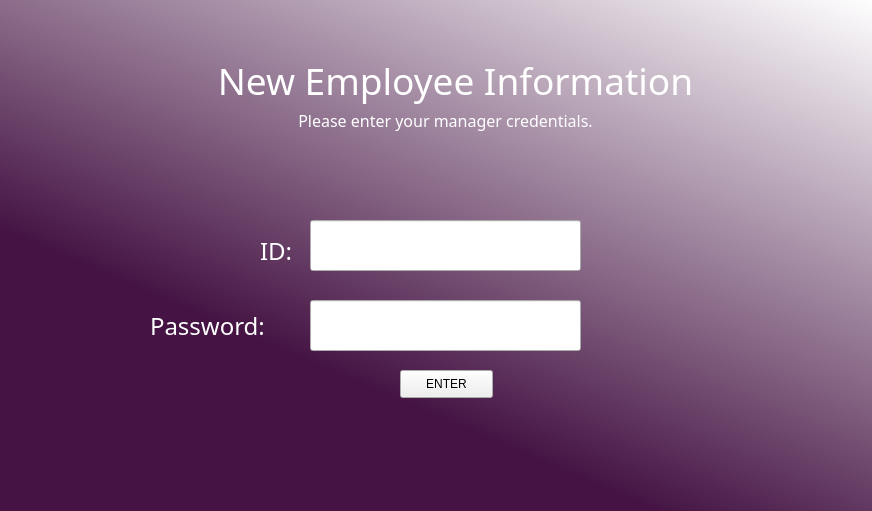
<?xml version="1.0" encoding="UTF-8"?>
<ui version="4.0">
 <class>MainWindow</class>
 <widget class="QMainWindow" name="MainWindow">
  <property name="geometry">
   <rect>
    <x>0</x>
    <y>0</y>
    <width>872</width>
    <height>511</height>
   </rect>
  </property>
  <property name="minimumSize">
   <size>
    <width>872</width>
    <height>511</height>
   </size>
  </property>
  <property name="maximumSize">
   <size>
    <width>872</width>
    <height>511</height>
   </size>
  </property>
  <property name="windowTitle">
   <string>MainWindow</string>
  </property>
  <property name="styleSheet">
   <string notr="true">QWidget#centralwidget{
background-color:qlineargradient(spread:pad, x1:0.435644, y1:0.767, x2:1, y2:0, stop:0 rgba(69, 20, 68, 255), stop:1 rgba(255, 255, 255, 255))}</string>
  </property>
  <widget class="QWidget" name="centralwidget">
   <widget class="QLabel" name="Header_Label">
    <property name="geometry">
     <rect>
      <x>50</x>
      <y>50</y>
      <width>811</width>
      <height>61</height>
     </rect>
    </property>
    <property name="font">
     <font>
      <family>Arial Rounded MT Bold</family>
      <pointsize>28</pointsize>
      <weight>50</weight>
      <bold>false</bold>
     </font>
    </property>
    <property name="styleSheet">
     <string notr="true">color: rgb(255, 255, 255);</string>
    </property>
    <property name="text">
     <string>New Employee Information</string>
    </property>
    <property name="alignment">
     <set>Qt::AlignCenter</set>
    </property>
   </widget>
   <widget class="QLineEdit" name="ID_input">
    <property name="geometry">
     <rect>
      <x>310</x>
      <y>220</y>
      <width>271</width>
      <height>51</height>
     </rect>
    </property>
    <property name="styleSheet">
     <string notr="true">font: 14pt &quot;MS Shell Dlg 2&quot;;</string>
    </property>
    <property name="text">
     <string/>
    </property>
   </widget>
   <widget class="QLineEdit" name="Password_input">
    <property name="geometry">
     <rect>
      <x>310</x>
      <y>300</y>
      <width>271</width>
      <height>51</height>
     </rect>
    </property>
    <property name="styleSheet">
     <string notr="true">font: 14pt &quot;MS Shell Dlg 2&quot;;</string>
    </property>
   </widget>
   <widget class="QLabel" name="ID_Label">
    <property name="geometry">
     <rect>
      <x>260</x>
      <y>230</y>
      <width>41</width>
      <height>41</height>
     </rect>
    </property>
    <property name="font">
     <font>
      <family>Arial Rounded MT Bold</family>
      <pointsize>18</pointsize>
     </font>
    </property>
    <property name="styleSheet">
     <string notr="true">color: rgb(255, 255, 255);</string>
    </property>
    <property name="text">
     <string>ID:</string>
    </property>
   </widget>
   <widget class="QLabel" name="Password_Label">
    <property name="geometry">
     <rect>
      <x>150</x>
      <y>310</y>
      <width>151</width>
      <height>31</height>
     </rect>
    </property>
    <property name="font">
     <font>
      <family>Arial Rounded MT Bold</family>
      <pointsize>18</pointsize>
     </font>
    </property>
    <property name="styleSheet">
     <string notr="true">color: rgb(255, 255, 255);</string>
    </property>
    <property name="text">
     <string>Password:</string>
    </property>
   </widget>
   <widget class="QLabel" name="Error_Label">
    <property name="geometry">
     <rect>
      <x>240</x>
      <y>408</y>
      <width>421</width>
      <height>71</height>
     </rect>
    </property>
    <property name="styleSheet">
     <string notr="true">color: rgb(255, 0, 4);
font: 18pt &quot;Arial Rounded MT Bold&quot;;</string>
    </property>
    <property name="text">
     <string/>
    </property>
    <property name="alignment">
     <set>Qt::AlignCenter</set>
    </property>
   </widget>
   <widget class="QLabel" name="BelowHeader_Label">
    <property name="geometry">
     <rect>
      <x>250</x>
      <y>110</y>
      <width>391</width>
      <height>21</height>
     </rect>
    </property>
    <property name="font">
     <font>
      <family>Arial Rounded MT Bold</family>
      <pointsize>12</pointsize>
     </font>
    </property>
    <property name="styleSheet">
     <string notr="true">color: rgb(255, 255, 255);</string>
    </property>
    <property name="text">
     <string>Please enter your manager credentials.</string>
    </property>
    <property name="alignment">
     <set>Qt::AlignCenter</set>
    </property>
   </widget>
   <widget class="QPushButton" name="Enter_button">
    <property name="geometry">
     <rect>
      <x>400</x>
      <y>370</y>
      <width>93</width>
      <height>28</height>
     </rect>
    </property>
    <property name="text">
     <string>ENTER</string>
    </property>
   </widget>
  </widget>
 </widget>
 <resources/>
 <connections/>
</ui>
